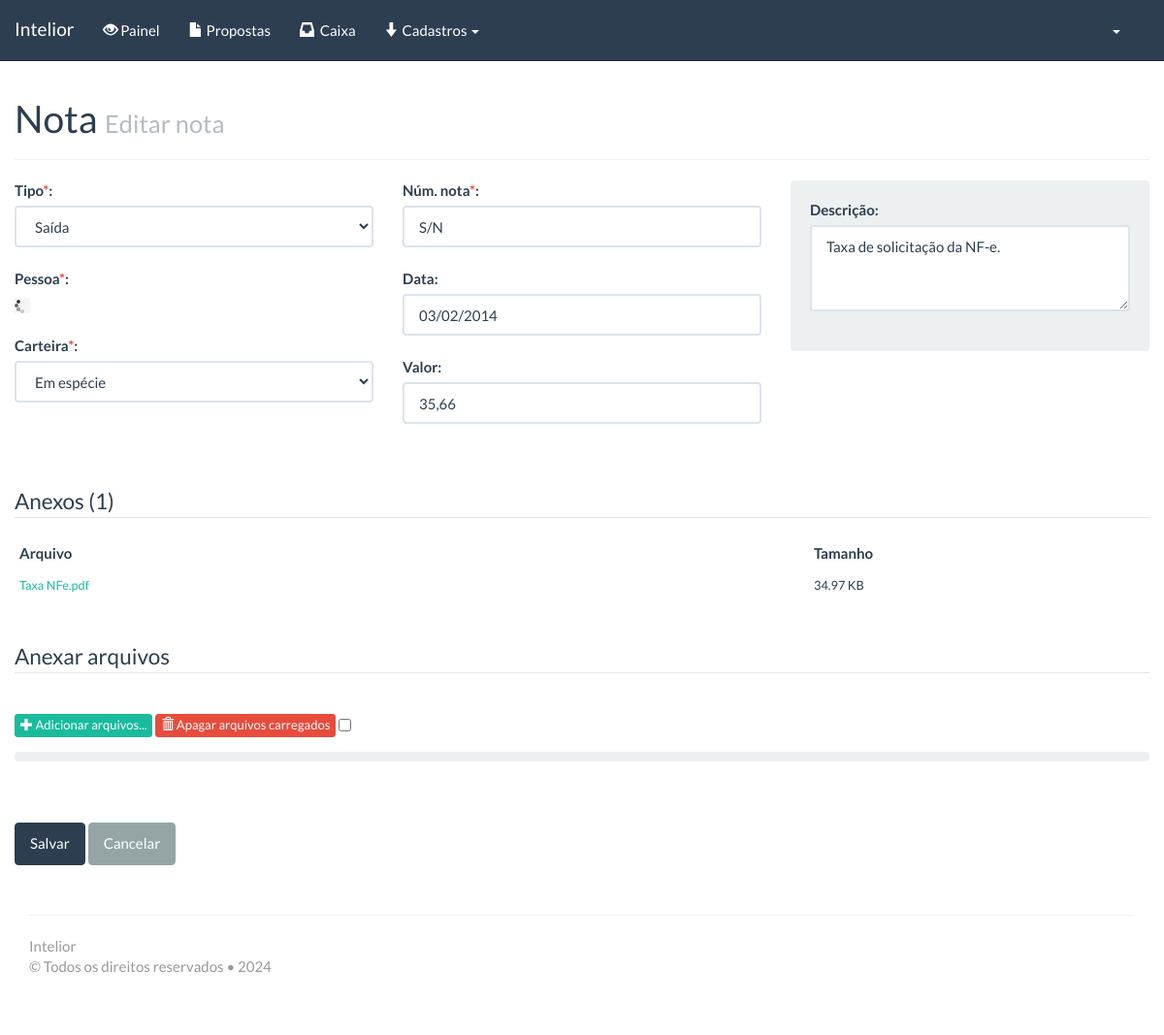
Screenshot of /?pagina=acesso/nota&acao=e&id_nota=4 (signed in) with the database file from the repository.
### tables this page shows
CREATE TABLE `notas` (
  `id_nota` int(11) unsigned NOT NULL AUTO_INCREMENT,
  `tipo_nota` int(11) DEFAULT NULL COMMENT 'despesa / receita',
  `id_carteira` int(11) DEFAULT NULL,
  `id_projeto` int(11) DEFAULT NULL,
  `id_pessoa` int(11) DEFAULT NULL,
  `id_proposta` int(11) DEFAULT NULL,
  `numero` varchar(255) DEFAULT NULL,
  `data` date DEFAULT NULL,
  `valor` decimal(13,2) DEFAULT NULL,
  `descricao` text,
  `status` int(11) DEFAULT NULL,
  `hash` varchar(255) DEFAULT NULL,
  `id_usuario` int(11) DEFAULT NULL,
  `id_acesso` int(11) DEFAULT NULL,
  PRIMARY KEY (`id_nota`)
);

CREATE TABLE `carteiras` (
  `id_carteira` int(11) unsigned NOT NULL AUTO_INCREMENT,
  `carteira` varchar(255) DEFAULT NULL,
  `saldo` decimal(13,2) DEFAULT NULL,
  `status` int(11) DEFAULT NULL,
  `id_usuario` int(11) DEFAULT NULL,
  PRIMARY KEY (`id_carteira`)
);

CREATE TABLE `arquivos` (
  `id_arquivo` int(11) unsigned NOT NULL AUTO_INCREMENT,
  `tabela` varchar(255) DEFAULT NULL,
  `id` int(11) DEFAULT NULL,
  `tamanho` int(11) DEFAULT NULL,
  `arquivo` varchar(255) DEFAULT NULL,
  `tipo` varchar(255) DEFAULT NULL,
  `hash_arquivo` varchar(255) DEFAULT NULL,
  `id_usuario` int(11) DEFAULT NULL,
  `status` int(11) DEFAULT NULL,
  `id_acesso` int(11) DEFAULT NULL,
  PRIMARY KEY (`id_arquivo`)
);

### includes/funcoes.php (called while the page is built, shortened)
<?php
function pega_perfil_resumido($perfil) {
	switch($perfil) {
		case 1: $str='Administrador';
		break;
	}
	return($str);
}
function format_bytes($size) {
    $units = array(' B', ' KB', ' MB', ' GB', ' TB');
    for ($i = 0; $size >= 1024 && $i < 4; $i++) $size /= 1024;
    return round($size, 2).$units[$i];
}
function fnum($numero) {
	$quebra= explode(".", $numero);
	return(number_format($numero, 2, ',', '.'));
}
function pode_um($area, $permissao) {
	$contem= strpos($permissao, $area);
	if ($contem!==false) $retorno= true;
	else $retorno= false;
	return($retorno);
}
function pode($areas, $permissao) {
	$tamanho= strlen($areas);
	$retorno= false;
	for ($i=0; $i<$tamanho; $i++) {
		if (pode_um($areas[$i], $permissao)) {
			$retorno=true;
			break;
		}
	}
	return($retorno);
}
function desformata_data($var) {
	if (($var!="") && ($var!="0000-00-00")) {
		$var= explode("-", $var, 3);
		$var= $var[2] .'/'. $var[1] .'/'. $var[0];
		return($var);
	}
}
?>

### _acesso/__nota.php (the view, shortened to what this page needs)
<?
require_once("includes/conexao.php");
if (pode("12", $_SESSION["perfil"])) {
	$acao= $_GET["acao"];
	$num=1;
	if ($acao=='e') {
		$st='Editar';
		$result= mysql_query("select * from  notas
								where notas.id_nota = '". ($_GET["id_nota"]) ."'
								". $str ."
								and   notas.status <> '2'
								") or die(mysql_error());
		$num= mysql_num_rows($result);
		$rs= mysql_fetch_object($result);
	}
	else $st='Nova';
	if ($num>0) {
	?>
	<div class="row">
		<div class="col-md-12">
			<div class="page-header">
				<h1>Nota <small><?=$st;?> nota</small></h1>
			</div>
			<form id="fileupload" enctype="multipart/form-data" action="<?= AJAX_FORM; ?>formNota&amp;acao=<?= $acao; ?>" method="post" name="form">
		        <div class="row">
		        	<div class="col-md-4">
		                <label for="nome">Tipo<span class="text-danger">*</span>:</label>
		                <br />
		                <select class="form-control" id="tipo_nota" name="tipo_nota" required="required">
							<option value="2" <? if ($rs->tipo_nota=='2') echo "selected='selected'"; ?>>Saída</option>
		                </select>
		                <br />
						<label for="perfil">Pessoa<span class="text-danger">*</span>:</label>
						<div id="pessoa_area">
						</div>
						<br />
						<label for="perfil">Carteira<span class="text-danger">*</span>:</label>
						<select class="form-control" id="id_carteira" name="id_carteira" required="required">
							<?
							$result_sel= mysql_query("select * from  carteiras
													order by carteira asc
													". $str ."
													") or die(mysql_error());
							while ($rs_sel= mysql_fetch_object($result_sel)) {
							?>
							<option class="tt" <? if ($rs->id_carteira==$rs_sel->id_carteira) echo 'selected="selected"'; ?> value="<?=$rs_sel->id_carteira;?>"><?=$rs_sel->carteira;?></option>
							<? } ?>
						</select>
		            	<br />
		        	</div>
		        	<div class="col-md-4">
		        		<label for="numero">Núm. nota<span class="text-danger">*</span>:</label>
		                <input class="form-control" type="text" name="numero" id="numero" value="<?= $rs->numero; ?>" placeholder="Número da nota" required="required" />
						<br />
		        		<label for="data">Data:</label>
		                <input class="form-control" type="text" name="data" id="data" value="<?= desformata_data($rs->data); ?>" placeholder="00/00/0000" />
		                <br />
		        		<label for="valor">Valor:</label>
		                <input class="form-control" type="text" name="valor" id="valor" value="<?= fnum($rs->valor); ?>" placeholder="R$0,00" />
		                <br />
		        	</div>
					<div class="col-md-4">
		            	<div class="well">
			                <label for="descricao">Descrição:</label>
			            	<textarea rows="3" class="form-control" name="descricao" id="descricao" placeholder="Descrição"><?=$rs->descricao;?></textarea>
							<br />
		        		</div>
					</div>
		        </div>
		        <br/><br/>
		        <?
		        if ($acao=='e') {
					$result_a= mysql_query("select * from arquivos
											where id = '". $rs->id_nota ."'
											and   tabela = 'notas'
											and   status <> '2'
											") or die(mysql_error());
					$num_a= mysql_num_rows($result_a);
					if ($num_a>0) {
				?>
		        <div class="row">
		        	<div class="col-md-12">
			        	<fieldset>
							<legend>Anexos (<?=$num_a;?>)</legend>
							<table class="table table-condensed">
								<thead>
									<tr>
										<th width="70%">Arquivo</th>
										<th width="30%">Tamanho</th>
									</tr>
								</thead>
								<tbody>
								<?
								while ($rs_a= mysql_fetch_object($result_a)) {
								?>
									<tr>
										<td><a href="<?=CAMINHO;?>anexos/notas/<?=$rs->hash;?>/<?=$rs_a->arquivo;?>" target="_blank"><small><?= $rs_a->arquivo; ?></small></a></td>
										<td><small><?= format_bytes($rs_a->tamanho); ?></small></td>
									</tr>
								<? } ?>
							</table>
			        	</fieldset>
		        	</div>
		        </div>
		        <br />
		        <? } } ?>
		        <div class="row">
		        	<div class="col-md-12">
			        	<fieldset>
							<legend>Anexar arquivos</legend>
							<br />
					        <div class="row-fluid fileupload-buttonbar">
					            <div class="span12">
					                <span class="btn btn-xs btn-success fileinput-button">
					                    <i class="glyphicon glyphicon-plus glyphicon-white"></i>
					                    <span>Adicionar arquivos...</span>
					                </span>
					                <button type="button" class="btn btn-xs btn-danger delete delete2">
					                    <i class="glyphicon glyphicon-trash glyphicon-white"></i>
					                    <span>Apagar arquivos carregados</span>
					                </button>
					                <input type="checkbox" class="toggle checkbox_delete_toggle">
					            </div>
					            <div class="span12 fileupload-progress fade">
					                <div class="progress progress-success progress-striped active" role="progressbar" aria-valuemin="0" aria-valuemax="100">
					                </div>
					            </div>
					        </div>
						</fieldset>
		        	</div>
		        </div>
				<br />
			    <div class="form-actions">
			    	<button class="btn btn-primary" type="submit" data-loading-text="Salvando...">Salvar</button>
					<a type="button" class="btn btn-default cancelar" href="./?pagina=acesso/caixa">Cancelar</a>
			    </div>
			</form>
		</div>
	</div>
	<? } ?>
<? } ?>

### style.css (style rules this page uses)
html, body { height: 100%; width: 100%; position: relative; }
* { outline: 0 !important; }
body { padding-top: 80px; }
table { width: 100% !important; }
.fade { opacity: 1 !important; }
table a, .table a { text-decoration: none !important; }
.page-header { margin-top: 20px; }
.fileupload-progress { margin-left:0 !important; }
.fileupload-progress .progress { margin-top: 10px; }

### style_print.css (style rules this page uses)
a, a:before, a:after { content: "" important; }
table { width: 100% !important; }
table td, table th { border: 1px solid #333; padding: 5px; font-size: 13px; }
table th { background-color: #efefef; }
span { font-family: "Helvetica Neue", Helvetica, Arial, sans-serif !important; font-size: 13px !important; line-height: 19px !important; }
body { font-weight: 200; line-height: 20.5px; font-size: 14.5px; letter-spacing: 0; }
h1, h2, h3, h4, h5, h6, .h1, .h2, .h3, .h4, .h5, .h6 { line-height: 1.3; }

### rows the page displays
notas: tipo_nota "Saída", id_carteira "Em espécie", numero "S/N", data "03/02/2014", valor "35,66", descricao "Taxa de solicitação da NF-e."
arquivos: arquivo "Taxa NFe.pdf", tamanho "34.97 KB"

### other values shown
SISTEMA_NOME "Intelior"
$txt_adm "Cadastros"
$st "Editar"
$num_a "1"
SISTEMA_NOME_COMPLETO "Intelior"
